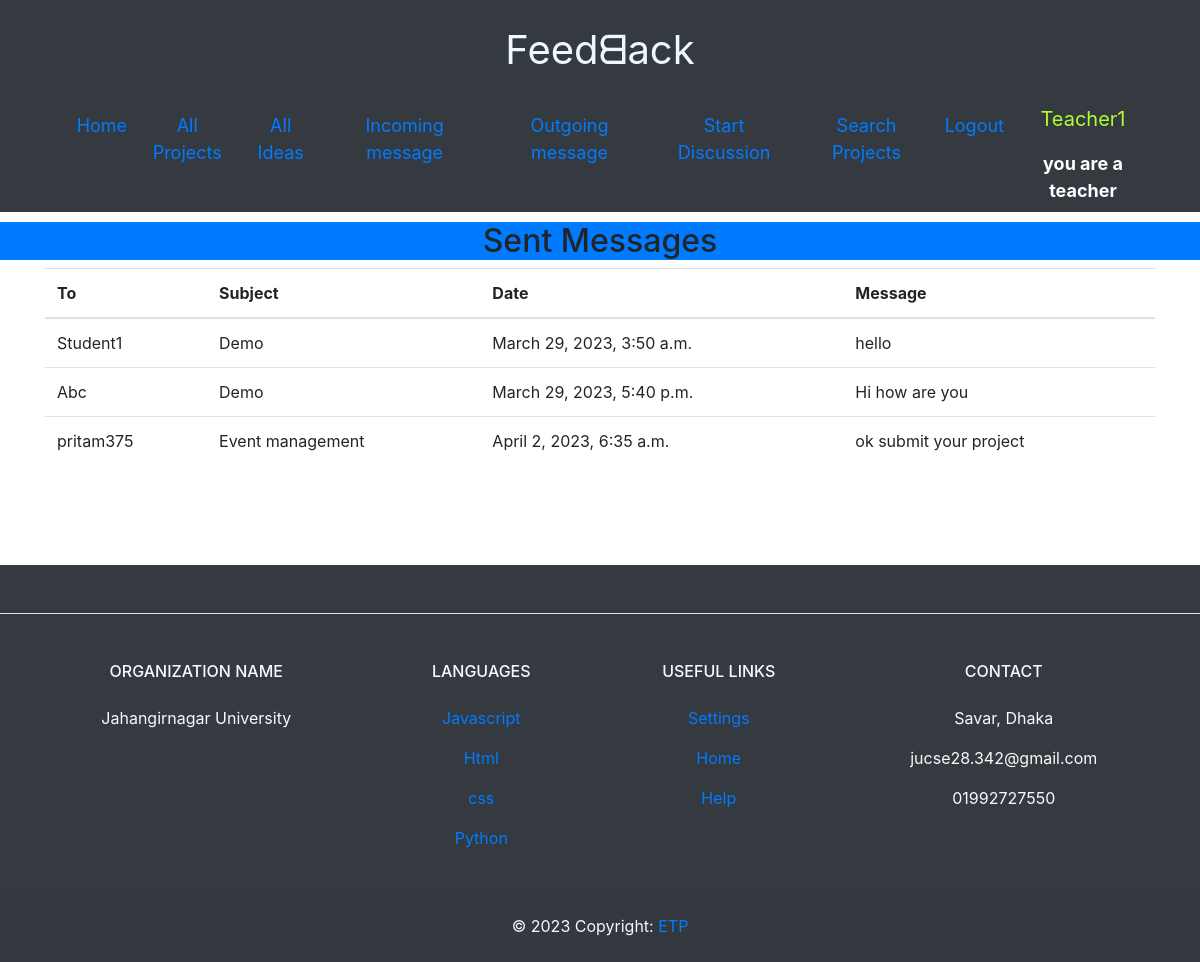
The page /sent/ (signed in) on the database its author committed.
### Backend_Management_App/models.py (models this page shows)
class User(AbstractUser):
    USER_TYPE_CHOICES = (
        ('teacher', 'Teacher'),
        ('student', 'Student'),
    )
    user_type = models.CharField(
        max_length=10,
        choices=USER_TYPE_CHOICES,
        blank=True,
        null=True,
    )
    groups = models.ManyToManyField(
        Group,
        verbose_name=_('groups'),
        blank=True,
        related_name='backend_management_users_groups',
        related_query_name='user',
        help_text=_('The groups this user belongs to. A user will get all permissions '
                    'granted to each of their groups.'),
    )
    user_permissions = models.ManyToManyField(
        Permission,
        verbose_name=_('user permissions'),
        blank=True,
        related_name='backend_management_users_permissions',
        related_query_name='user',
        help_text=_('Specific permissions for this user.'),
    )

class Message(models.Model):
    sender = models.ForeignKey(User, on_delete=models.CASCADE, related_name='sent_messages')
    receiver = models.ForeignKey(User, on_delete=models.CASCADE, related_name='received_messages')
    subject = models.CharField(max_length=255)
    body = models.TextField()
    created_at = models.DateTimeField(auto_now_add=True)

### Backend_Management_App/views.py (the view)
# urls.py: path('sent/', views.sent, name='sent'),
@login_required
def sent(request):
    messages = Message.objects.filter(sender=request.user)
    context = {'messages': messages}
    return render(request, 'sent.html', context)

### templates/sent.html
{% extends 'base.html' %}
{% block content %}
  <h2 class="text-center bg-primary">Sent Messages</h2>
  <div class="container">
  <table class="table">
    <thead>
      <tr>
        <th scope="col">To</th>
        <th scope="col">Subject</th>
        <th scope="col">Date</th>
        <th scope="col">Message</th>
      </tr>
    </thead>
    <tbody>
      {% for message in messages %}
        <tr>
          <td>{{ message.receiver.username }}</td>
          <td>{{ message.subject }}</td>
          <td>{{ message.created_at }}</td>
          <td>{{ message.body }}</td>
        </tr>
      {% empty %}
        <tr>
          <td colspan="4">No messages found.</td>
        </tr>
      {% endfor %}
    </tbody>
  </table>
</div>
{% endblock %}

### templates/base.html (shortened to what this page needs)
<!DOCTYPE html>
<html lang="en">
<head>
    <link rel="stylesheet" href="https://maxcdn.bootstrapcdn.com/bootstrap/4.0.0/css/bootstrap.min.css">
</head>
<body>
    <header class="bg-dark" style="margin-bottom: 10px">
       <div class="text-center">
        <p style="text-align: center; padding-top: 20px; font-size: 40px; color: aliceblue;" >Feedᗺack</p>
      </div>
        <nav class="navbar navbar-expand-lg container ">
                <span class="navbar-toggler-icon"></span>
            <div class="collapse navbar-collapse justify-content-center" id="navbarNav" style=" font-size: 18px;">
                <ul class="navbar-nav" style="text-align: center;">
                    <li class="nav-item">
                        <a class="nav-link" href="{% url 'home' %}">Home</a>
                    </li>
                    <li class="nav-item">
                        <a class="nav-link" href="{% url 'project_list' %}">All Projects</a>
                    </li>
                    {% if user.is_authenticated and user.user_type == "teacher" %}
                    <li class="nav-item">
                        <a class="nav-link" href="{% url 'idea_list' %}">All Ideas</a>
                    </li>
                    <li class="nav-item">
                        <a class="nav-link" href="{% url 'inbox' %}" style="text-align: center;">Incoming message</a>
                    </li>
                    <li class="nav-item">
                        <a class="nav-link" href="{% url 'sent' %}">Outgoing message</a>
                    </li>
                    <li class="nav-item">
                        <a class="nav-link" href="{% url 'send_message' user.username %}">Start Discussion</a>
                    </li>
                    {% endif %}
                    <li class="nav-item">
                        <a class="nav-link" href="{% url 'search_project' %}">Search Projects</a>
                    </li>
                    {% if user.is_authenticated %}
                    <li class="nav-item">
                      <a class="nav-link" href="{% url 'logout' %}">Logout</a>
                    </li>
                    <li class="nav-item" style="">
                        <p style="font-size: 20px; color:greenyellow ">{{ user.username }}</p>  <b style="color:white">you are a {{ user.user_type }}</b>
                    </li>
                    {% else %}
                <li class="nav-item"><a class="nav-link" href="{% url 'register' %}">Register</a></li>
                <li class="nav-item"><a class="nav-link" href="{% url 'login' %}">Login</a></li>
            {% endif %}
        </ul>
    </header>
    <main>
        {% block content %}{% endblock %}
    </main>
    <footer class="text-center text-lg-start bg-dark text-light" style="margin-top: 100px">
        <section class="d-flex justify-content-center justify-content-lg-between p-4 border-bottom">
        </section>
        <section class="">
          <div class="container text-center text-md-start mt-5">
            <div class="row mt-3">
              <div class="col-md-3 col-lg-4 col-xl-3 mx-auto mb-4">
                <h6 class="text-uppercase fw-bold mb-4">
                  Organization Name
                </h6>
                <p align="center">
                  Jahangirnagar University
                </p>
              </div>
              <div class="col-md-2 col-lg-2 col-xl-2 mx-auto mb-4">
                <h6 class="text-uppercase fw-bold mb-4">
                  Languages
                </h6>
                <p>
                  <a href="#!" class="text-reset">Javascript</a>
                </p>
                <p>
                  <a href="#!" class="text-reset">Html</a>
                </p>
                <p>
                  <a href="#!" class="text-reset">css</a>
                </p>
                  <p>
                  <a href="#" class="text-reset">Python</a>
                </p>
              </div>
              <div class="col-md-3 col-lg-2 col-xl-2 mx-auto mb-4">
                <h6 class="text-uppercase fw-bold mb-4">
                  Useful links
                </h6>
                <p>
                  <a href="#!" class="text-reset">Settings</a>
                </p>
                <p>
                  <a href="#!" class="text-reset">Home</a>
                </p>
                <p>
                  <a href="#!" class="text-reset">Help</a>
                </p>
              </div>
              <div class="col-md-4 col-lg-3 col-xl-3 mx-auto mb-md-0 mb-4">
                <h6 class="text-uppercase fw-bold mb-4">Contact</h6>
                <p> Savar, Dhaka</p>
                <p>
                  jucse28.342@gmail.com
                </p>
                <p> 01992727550</p>
              </div>
            </div>
          </div>
        </section>
        <div class="text-center p-4" style="background-color: rgba(0, 0, 0, 0.025);">
          © 2023 Copyright:
          <a class="text-reset fw-bold" href="#">ETP</a>
        </div>
      </footer>
</body>
</html>

### rows shown on the page
User: username "Teacher1", user_type "teacher"
Message: receiver.username "Student1", subject "Demo", created_at "March 29, 2023, 3:50 a.m.", body "hello"
Message: receiver.username "Abc", subject "Demo", created_at "March 29, 2023, 5:40 p.m.", body "Hi how are you"
Message: receiver.username "pritam375", subject "Event management", created_at "April 2, 2023, 6:35 a.m.", body "ok submit your project"
